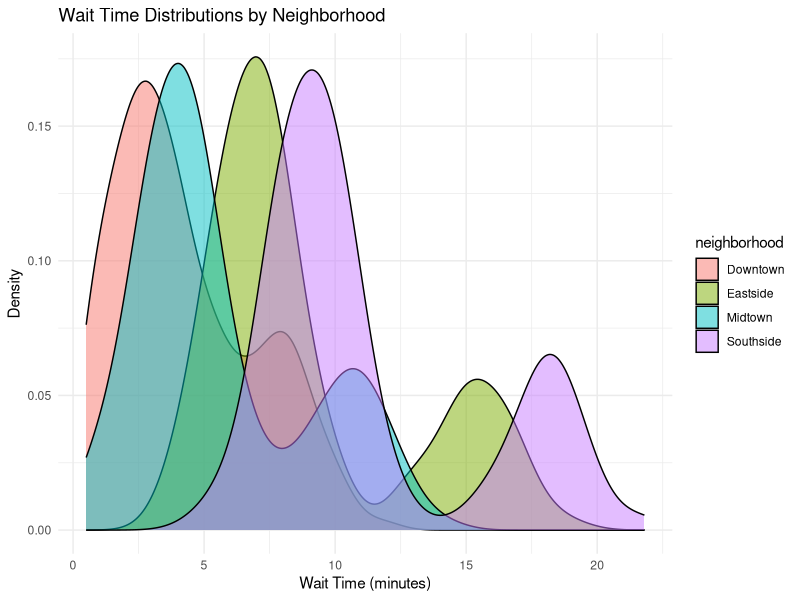
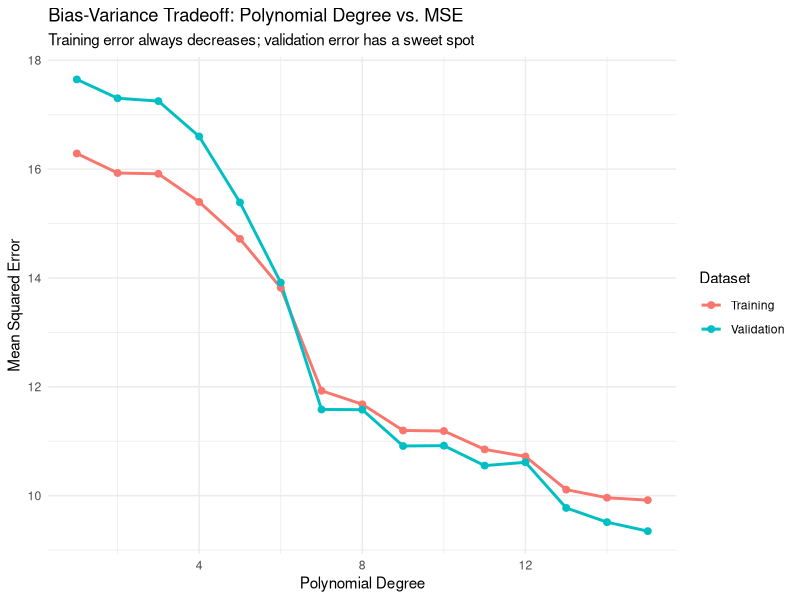
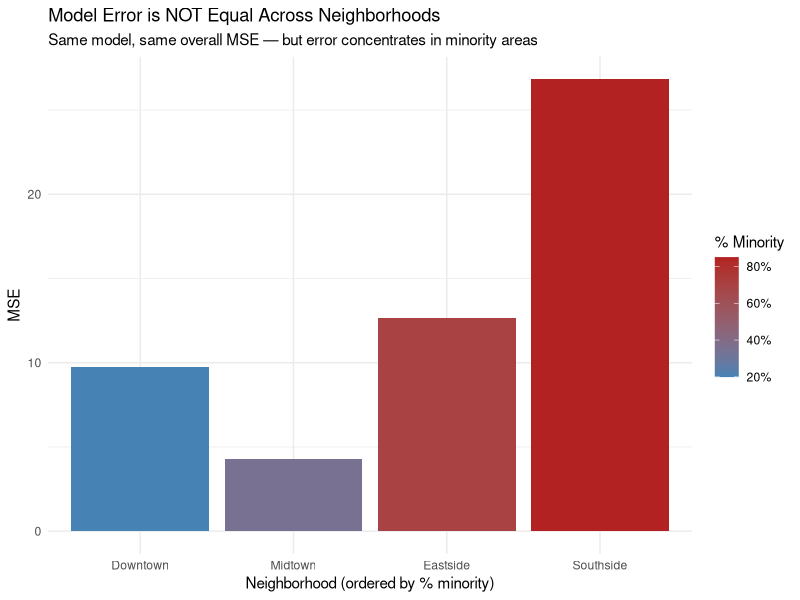
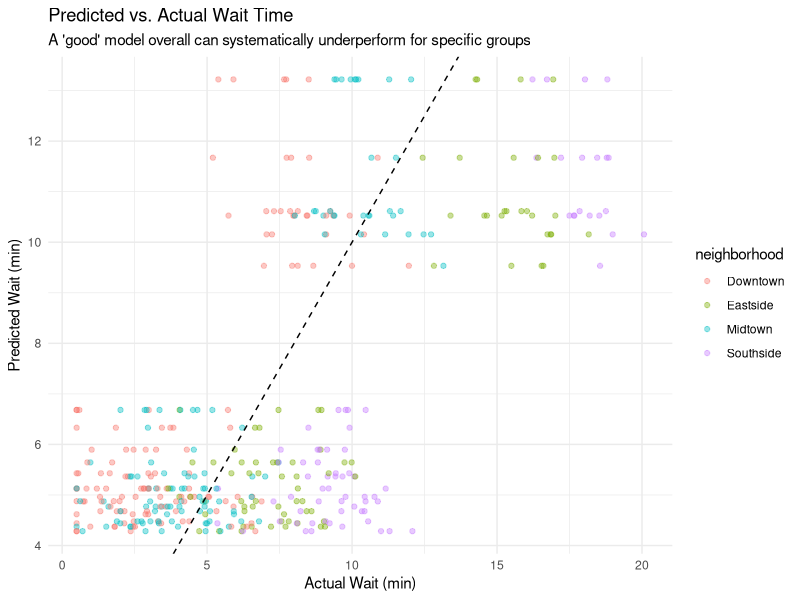

The R script that drew these images, in order:
# =============================================================================
# Module 1: The Learning Problem
# Application: Disparate Wait Times in Ride-Sharing
# =============================================================================

library(tidyverse)

# =============================================================================
# PART 1: Generate Synthetic Ride-Sharing Data
# =============================================================================

# We simulate ride requests across 4 neighborhoods that differ in:
# - driver supply (fewer drivers in underserved areas)
# - demand patterns
# - demographics (which we'll use to check for disparate impact)

set.seed(42)

n <- 2000

neighborhoods <- tibble(
  neighborhood = c("Downtown", "Midtown", "Eastside", "Southside"),
  base_wait    = c(3, 4, 7, 9),        # true avg wait (minutes)
  driver_supply = c(50, 35, 15, 10),    # relative driver density
  pct_minority = c(0.20, 0.35, 0.70, 0.85),  # demographic composition
  median_income = c(95000, 72000, 38000, 29000)
)

rides <- tibble(
  ride_id = 1:n,
  neighborhood = sample(
    neighborhoods$neighborhood, n, replace = TRUE,
    prob = c(0.35, 0.30, 0.20, 0.15)  # more rides requested downtown
  )
) |>
  left_join(neighborhoods, by = "neighborhood") |>
  mutate(
    hour = sample(0:23, n, replace = TRUE),
    # Wait time depends on neighborhood base + time of day + noise
    # Peak hours (7-9am, 5-7pm) increase wait, especially in underserved areas
    is_peak = as.integer(hour %in% c(7, 8, 9, 17, 18, 19)),
    peak_penalty = is_peak * (10 - driver_supply / 10),
    # True wait time (what we're trying to predict)
    wait_time = base_wait + peak_penalty + rnorm(n, 0, 1.5),
    wait_time = pmax(wait_time, 0.5)  # minimum 30 seconds
  )

# Quick look at the data
rides |>
  group_by(neighborhood) |>
  summarise(
    n_rides = n(),
    avg_wait = mean(wait_time),
    pct_minority = first(pct_minority),
    median_income = first(median_income),
    .groups = "drop"
  ) |>
  arrange(avg_wait) |>
  print()

# Visualize: wait time distributions by neighborhood
ggplot(rides, aes(x = wait_time, fill = neighborhood)) +
  geom_density(alpha = 0.5) +
  labs(
    title = "Wait Time Distributions by Neighborhood",
    x = "Wait Time (minutes)", y = "Density"
  ) +
  theme_minimal()


# =============================================================================
# PART 2: Bias-Variance Tradeoff
# =============================================================================

# We'll predict wait_time from hour using polynomial regression of
# increasing degree. This demonstrates the classic ISLR bias-variance idea.

# Use a single numeric feature (hour) for clear visualization
# Split into train / validation / test
set.seed(123)
train_idx <- sample(1:n, 0.6 * n)
val_idx   <- sample(setdiff(1:n, train_idx), 0.2 * n)
test_idx  <- setdiff(1:n, c(train_idx, val_idx))

train <- rides[train_idx, ]
val   <- rides[val_idx, ]
test  <- rides[test_idx, ]

# Fit polynomials of degree 1 through 15
degrees <- 1:15

results <- map_dfr(degrees, function(d) {
  fit <- lm(wait_time ~ poly(hour, d), data = train)
  tibble(
    degree    = d,
    train_mse = mean((train$wait_time - predict(fit, train))^2),
    val_mse   = mean((val$wait_time - predict(fit, val))^2)
  )
})

# Classic bias-variance tradeoff plot
results |>
  pivot_longer(cols = c(train_mse, val_mse), names_to = "set", values_to = "mse") |>
  mutate(set = ifelse(set == "train_mse", "Training", "Validation")) |>
  ggplot(aes(x = degree, y = mse, color = set)) +
  geom_line(linewidth = 1) +
  geom_point(size = 2) +
  labs(
    title = "Bias-Variance Tradeoff: Polynomial Degree vs. MSE",
    subtitle = "Training error always decreases; validation error has a sweet spot",
    x = "Polynomial Degree", y = "Mean Squared Error", color = "Dataset"
  ) +
  theme_minimal()

best_degree <- results$degree[which.min(results$val_mse)]
cat("\nBest polynomial degree (by validation MSE):", best_degree, "\n")


# =============================================================================
# PART 3: The Punchline — Statistical Bias vs. Social Bias
# =============================================================================

# Now fit the "best" model and check: does low overall MSE mean fair outcomes?

best_fit <- lm(wait_time ~ poly(hour, best_degree), data = train)

# Overall test MSE — looks good!
overall_mse <- mean((test$wait_time - predict(best_fit, test))^2)
cat("\nOverall test MSE:", round(overall_mse, 2), "\n")

# But what happens when we disaggregate by neighborhood?
test_with_preds <- test |>
  mutate(predicted = predict(best_fit, test))

group_metrics <- test_with_preds |>
  group_by(neighborhood) |>
  summarise(
    n = n(),
    avg_actual    = mean(wait_time),
    avg_predicted = mean(predicted),
    mse           = mean((wait_time - predicted)^2),
    bias          = mean(predicted - wait_time),  # systematic over/under
    pct_minority  = first(pct_minority),
    .groups = "drop"
  ) |>
  arrange(pct_minority)

cat("\n--- Disaggregated Model Performance ---\n")
print(group_metrics)

# Visualize: prediction error by neighborhood
ggplot(group_metrics, aes(x = reorder(neighborhood, pct_minority), y = mse, fill = pct_minority)) +
  geom_col() +
  scale_fill_gradient(low = "steelblue", high = "firebrick", labels = scales::percent) +
  labs(
    title = "Model Error is NOT Equal Across Neighborhoods",
    subtitle = "Same model, same overall MSE — but error concentrates in minority areas",
    x = "Neighborhood (ordered by % minority)", y = "MSE",
    fill = "% Minority"
  ) +
  theme_minimal()

# Scatter: predicted vs actual, colored by neighborhood
ggplot(test_with_preds, aes(x = wait_time, y = predicted, color = neighborhood)) +
  geom_point(alpha = 0.4) +
  geom_abline(slope = 1, intercept = 0, linetype = "dashed") +
  labs(
    title = "Predicted vs. Actual Wait Time",
    subtitle = "A 'good' model overall can systematically underperform for specific groups",
    x = "Actual Wait (min)", y = "Predicted Wait (min)"
  ) +
  theme_minimal()


# =============================================================================
# PART 4: A Better Model — But Does "Better" Mean "Fairer"?
# =============================================================================

# Now include neighborhood as a feature — MSE will improve everywhere.
# But think about what this means: the model *learns* that Southside gets
# longer waits and *encodes* that as a prediction. Accurate? Yes.
# Fair? That's the question.

better_fit <- lm(wait_time ~ poly(hour, best_degree) + neighborhood, data = train)

test_better <- test |>
  mutate(predicted_v2 = predict(better_fit, test))

group_metrics_v2 <- test_better |>
  group_by(neighborhood) |>
  summarise(
    n = n(),
    avg_actual    = mean(wait_time),
    avg_predicted = mean(predicted_v2),
    mse           = mean((wait_time - predicted_v2)^2),
    bias          = mean(predicted_v2 - wait_time),
    pct_minority  = first(pct_minority),
    .groups = "drop"
  ) |>
  arrange(pct_minority)

cat("\n--- Model v2: With Neighborhood Feature ---\n")
print(group_metrics_v2)

cat("\nOverall test MSE v1 (hour only):", round(overall_mse, 2), "\n")
cat("Overall test MSE v2 (hour + neighborhood):",
    round(mean((test_better$wait_time - test_better$predicted_v2)^2), 2), "\n")

cat("\n")
cat("Key insight: Model v2 is *more accurate* — lower MSE everywhere.\n")
cat("But it has *learned* the disparity: it predicts longer waits for\n")
cat("Southside/Eastside because that's what the data shows.\n")
cat("\n")
cat("Questions to consider:\n")
cat("1. Should a model predict what IS or what SHOULD BE?\n")
cat("2. If we use these predictions for driver dispatch, do we perpetuate\n")
cat("   the very inequality we measured?\n")
cat("3. Is a model that ignores neighborhood (v1) 'fairer' even though\n")
cat("   it's less accurate?\n")
